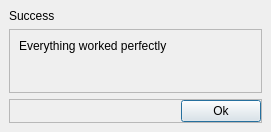
<?xml version="1.0" encoding="UTF-8"?>
<ui version="4.0">
 <class>success_widget</class>
 <widget class="QWidget" name="success_widget">
  <property name="geometry">
   <rect>
    <x>0</x>
    <y>0</y>
    <width>271</width>
    <height>132</height>
   </rect>
  </property>
  <property name="windowTitle">
   <string>Form</string>
  </property>
  <layout class="QVBoxLayout" name="verticalLayout">
   <property name="leftMargin">
    <number>0</number>
   </property>
   <property name="topMargin">
    <number>0</number>
   </property>
   <property name="rightMargin">
    <number>0</number>
   </property>
   <property name="bottomMargin">
    <number>0</number>
   </property>
   <item>
    <widget class="QWidget" name="main_widget" native="true">
     <layout class="QVBoxLayout" name="verticalLayout_2">
      <item>
       <widget class="QLabel" name="label_title">
        <property name="sizePolicy">
         <sizepolicy hsizetype="Preferred" vsizetype="Fixed">
          <horstretch>0</horstretch>
          <verstretch>0</verstretch>
         </sizepolicy>
        </property>
        <property name="text">
         <string>Success</string>
        </property>
        <property name="tag" stdset="0">
         <string>H2</string>
        </property>
       </widget>
      </item>
      <item>
       <widget class="QFrame" name="main_frame">
        <property name="frameShape">
         <enum>QFrame::StyledPanel</enum>
        </property>
        <property name="frameShadow">
         <enum>QFrame::Raised</enum>
        </property>
        <layout class="QFormLayout" name="formLayout">
         <property name="leftMargin">
          <number>9</number>
         </property>
         <property name="topMargin">
          <number>9</number>
         </property>
         <property name="rightMargin">
          <number>9</number>
         </property>
         <property name="bottomMargin">
          <number>9</number>
         </property>
         <item row="0" column="0">
          <widget class="QLabel" name="label_message">
           <property name="text">
            <string>Everything worked perfectly</string>
           </property>
          </widget>
         </item>
        </layout>
       </widget>
      </item>
      <item>
       <widget class="QFrame" name="frame_bottom">
        <property name="sizePolicy">
         <sizepolicy hsizetype="Preferred" vsizetype="Fixed">
          <horstretch>0</horstretch>
          <verstretch>0</verstretch>
         </sizepolicy>
        </property>
        <property name="frameShape">
         <enum>QFrame::StyledPanel</enum>
        </property>
        <property name="frameShadow">
         <enum>QFrame::Raised</enum>
        </property>
        <layout class="QHBoxLayout" name="horizontalLayout">
         <property name="leftMargin">
          <number>0</number>
         </property>
         <property name="topMargin">
          <number>0</number>
         </property>
         <property name="rightMargin">
          <number>0</number>
         </property>
         <property name="bottomMargin">
          <number>0</number>
         </property>
         <item>
          <spacer name="horizontalSpacer">
           <property name="orientation">
            <enum>Qt::Horizontal</enum>
           </property>
           <property name="sizeHint" stdset="0">
            <size>
             <width>40</width>
             <height>20</height>
            </size>
           </property>
          </spacer>
         </item>
         <item>
          <widget class="QPushButton" name="button_ok">
           <property name="minimumSize">
            <size>
             <width>80</width>
             <height>0</height>
            </size>
           </property>
           <property name="text">
            <string>Ok</string>
           </property>
           <property name="autoDefault">
            <bool>true</bool>
           </property>
           <property name="default">
            <bool>true</bool>
           </property>
           <property name="status" stdset="0">
            <string>important</string>
           </property>
          </widget>
         </item>
        </layout>
       </widget>
      </item>
     </layout>
    </widget>
   </item>
  </layout>
 </widget>
 <resources/>
 <connections/>
</ui>
